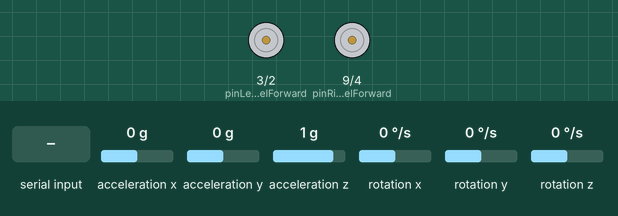
The sketch below on a simulated Arduino Uno, built with avr-gcc and run on an emulated ATmega328P. Shown: motor-driver pin pairs drawn as motors (green arrow = first pin HIGH = forward, orange = second pin HIGH = backward, longer = more drive). Wiring (inferred from the names in the program): MPU-6050 motion sensor at I2C address 0x68. The inputs (shaded band) are chosen by the test bench; at power-on: rotation z 0 °/s, acceleration x 0 g, acceleration y 0 g, acceleration z 1 g, rotation x 0 °/s, rotation y 0 °/s.

Above: at 1.8 s.
1.9 s: "c" received over the second serial link
At 2.4 s:
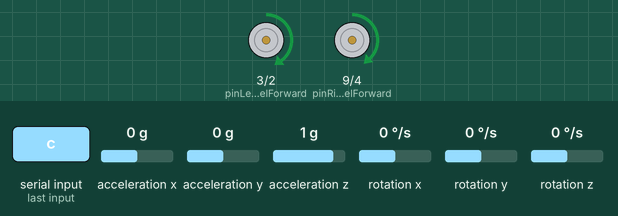
3.5 s: rotation z set to 12 °/s
5.5 s: rotation z set to 16 °/s
At 7.5 s:
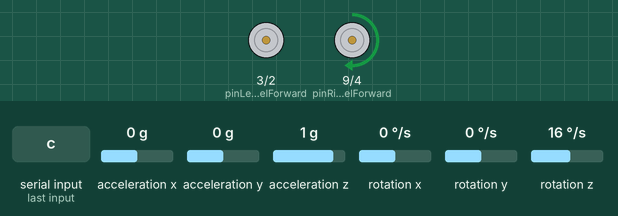
8.5 s: rotation z set to -192 °/s
Timing chart, 0 to 11.1 s (numbered marks = the images above; inputs shaded):
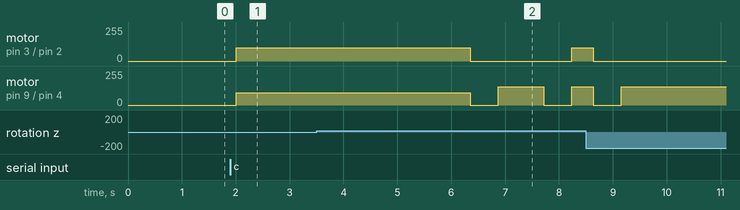

Measured:
- the behaviour switches between 13 and 14 °/s on rotation z (found by bisection; images 1 and 2)
- after the input at 1.9 s, motor on pin 3 (pinLeftWheelForward) / pin 2 (pinLeftWheelBackward): stopped → forward 100/255 after 0.11 s; motor on pin 9 (pinRightWheelForward) / pin 4 (pinRightWheelBackward): stopped → forward 92/255 after 0.11 s
- after the input at 3.5 s, every drawn part: stays the same
- after the input at 5.5 s, motor on pin 3 (pinLeftWheelForward) / pin 2 (pinLeftWheelBackward): forward 100/255 → stopped after 0.85 s, → forward 100/255 1.9 s later; motor on pin 9 (pinRightWheelForward) / pin 4 (pinRightWheelBackward): alternates forward 138/255 for 0.85 s and stopped for 0.52 s, starting after 0.85 s

The sketch:

driveStraight.ino
```cpp
char controlInput = 'b';

int leftSpeed = 2;
int rightSpeed = 2;
int leftSpeedInput = 100;
int rightSpeedInput = 100;

int degreesTurned = 0;

unsigned long currentTime;
unsigned long previousTime;

#include<Wire.h>
const int MPU_addr = 0x68; // I2C address of the MPU-6050
int16_t AcX, AcY, AcZ, Tmp, GyX, GyY, GyZ;

#include <SoftwareSerial.h>
SoftwareSerial BlueTooth(A0, A1);
int pinLeftWheelBackward = 2;
int pinRightWheelBackward = 4;
int pinLeftWheelForward = 3;
int pinRightWheelForward = 9;

void setSpeed()
{
  BlueTooth.println("Setting speed");
  if (leftSpeed > 0)
  {
    leftSpeedInput = leftSpeed * 25;
    //leftSpeedInput = 119;
    BlueTooth.println(leftSpeedInput);
    analogWrite(pinLeftWheelBackward, 0);
    analogWrite(pinLeftWheelForward, leftSpeedInput);
  }
  else
  {
    leftSpeedInput = leftSpeed * -25;
    BlueTooth.println(leftSpeedInput);
    analogWrite(pinLeftWheelBackward, leftSpeedInput);
    analogWrite(pinLeftWheelForward, 0);
  }

  if (rightSpeed > 0)
  {
    rightSpeedInput = rightSpeed * 23;
    //rightSpeedInput = 110;
    BlueTooth.println(rightSpeedInput);
    analogWrite(pinRightWheelBackward, 0);
    analogWrite(pinRightWheelForward, rightSpeedInput);
  }
  else
  {
    rightSpeedInput = rightSpeed * -23;
    BlueTooth.println(rightSpeedInput);
    analogWrite(pinRightWheelBackward, rightSpeedInput);
    analogWrite(pinRightWheelForward, 0);
  }
}

void turn(int speed, int degrees)
{
  leftSpeed = 0;
  rightSpeed = 0;
  setSpeed();
  delay(500);
  //Degrees is clockwise
  BlueTooth.println("Degrees about to turn: ");
  BlueTooth.println(degrees);

  previousTime = 0;
  float temp = 0.0;
  degreesTurned = 0;
  if (degrees > 0)
  {
    leftSpeed = speed;
    degrees = -degrees;
    while (temp > degrees)
    {
      currentTime = millis();
      if ((currentTime - previousTime) > 50)
      {
        temp += degreesTurned;
        previousTime = currentTime;
      }
      getAngle();


      BlueTooth.println("Degrees turned: ");
      BlueTooth.println(temp);
      setSpeed();

      delay(10);

    }
  }
  else
  {
    rightSpeed = speed;
    degrees = -degrees;
    while (temp < degrees)
    {
      currentTime = millis();
      if ((currentTime - previousTime) > 50)
      {
        temp += degreesTurned;
        previousTime = currentTime;
      }
      getAngle();


      BlueTooth.println("Degrees turned: ");
      BlueTooth.println(temp);
      setSpeed();

      delay(10);

    }
  }
  BlueTooth.println("Finished turning");
  leftSpeed = 0;
  rightSpeed = 0;
  setSpeed();
  delay(500);

}

void driveForward()
{
  float divergence = 0.0;
  while(true)
  {
    leftSpeed = 4;
    rightSpeed = 4;
    setSpeed();


    currentTime = millis();
    if ((currentTime - previousTime) > 50)
    {
      divergence += degreesTurned;
      previousTime = currentTime;
    }
    getAngle();


    BlueTooth.println("Degrees turned: ");
    BlueTooth.println(divergence);


    if (divergence > 15)
    {
      BlueTooth.println("disruption detected, turning left this amount of degrees:");
      BlueTooth.println(divergence);
      turn(6, -divergence);
      divergence = 0;
    }
    else if (divergence < -15)
    {
      BlueTooth.println("disruption detected, turning right this amount of degrees:");
      BlueTooth.println(divergence);
      turn(6, divergence);
      divergence = 0;
    }
    delay(10);
  }


}
void getAngle()
{
  Wire.beginTransmission(MPU_addr);
  Wire.write(0x3B);  // starting with register 0x3B (ACCEL_XOUT_H)
  Wire.endTransmission(false);
  Wire.requestFrom(MPU_addr, 14, true); // request a total of 14 registers

  AcX = Wire.read() << 8 | Wire.read(); // 0x3B (ACCEL_XOUT_H) & 0x3C (ACCEL_XOUT_L)
  AcY = Wire.read() << 8 | Wire.read(); // 0x3D (ACCEL_YOUT_H) & 0x3E (ACCEL_YOUT_L)
  AcZ = Wire.read() << 8 | Wire.read(); // 0x3F (ACCEL_ZOUT_H) & 0x40 (ACCEL_ZOUT_L)
  Tmp = Wire.read() << 8 | Wire.read(); // 0x41 (TEMP_OUT_H) & 0x42 (TEMP_OUT_L)
  GyX = Wire.read() << 8 | Wire.read(); // 0x43 (GYRO_XOUT_H) & 0x44 (GYRO_XOUT_L)
  GyY = Wire.read() << 8 | Wire.read(); // 0x45 (GYRO_YOUT_H) & 0x46 (GYRO_YOUT_L)
  GyZ = Wire.read() << 8 | Wire.read(); // 0x47 (GYRO_ZOUT_H) & 0x48 (GYRO_ZOUT_L)
  degreesTurned = GyZ / 1800;
}

void setup()
{
  // put your setup code here, to run once:
  Serial.begin(38400);
  BlueTooth.begin(38400);

  Wire.begin();
  Wire.beginTransmission(MPU_addr);
  Wire.write(0x6B);  // PWR_MGMT_1 register
  Wire.write(0);     // set to zero (wakes up the MPU-6050)
  Wire.endTransmission(true);
}

void loop()
{

  if (BlueTooth.available())
  {
    controlInput = BlueTooth.read();

  }
  if(controlInput == 'c')
  {

    driveForward();
    controlInput = 'b';
  }
 if(controlInput == 'd')
  {

    turn(4, -15);
    controlInput = 'b';
  }
  delay(500);
}
```
